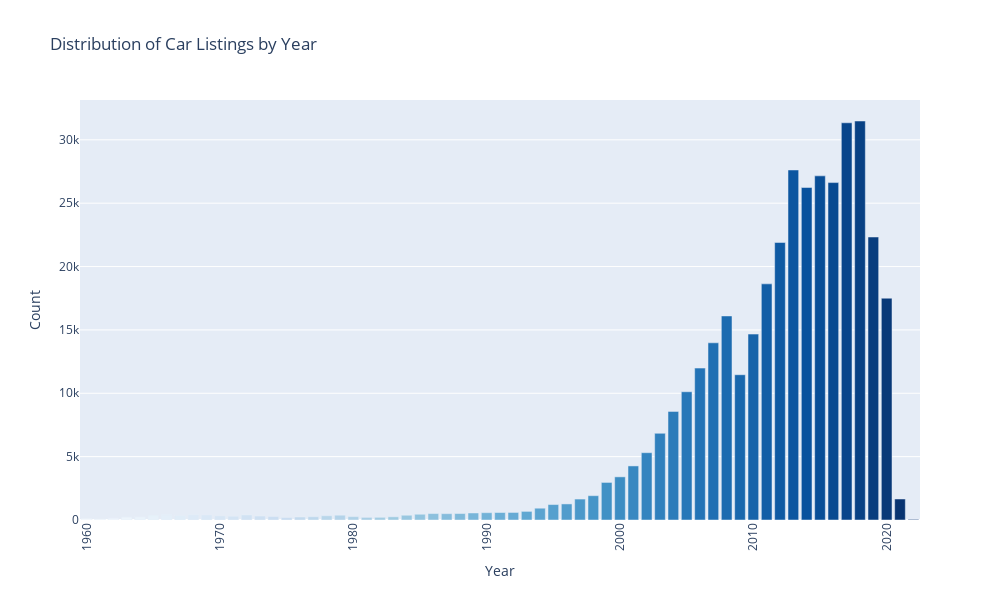

The cell this chart's notebook holds for it:
### Code cell
#Plot year value counts from 1960 till now with price range from 500 to 200,000
filtered_year_price = df[(df['year'] >= 1960) & (df['year'] <= 2025) & (df['price'] >= 500) & (df['price'] <= 200000)]

#Count occurrences of each year
year_counts = filtered_year_price['year'].value_counts().sort_index()

#Bar chart with a muted color palette
fig = px.bar(
    x=year_counts.index,
    y=year_counts.values,
    labels={'x': 'Year', 'y': 'Count'},
    title="Distribution of Car Listings by Year",
    color=year_counts.index,  # Assigning different colors per year
    color_continuous_scale="blues"  # Muted blue color scheme
)

fig.update_layout(
    xaxis=dict(tickangle=-90),
    height=600,
    width=1000,
    coloraxis_showscale=False  # Hide the color scale for a cleaner look
)

fig.show()

### Figure 1 — Plotly figure (JSON) as saved in the notebook; plotly's stock layout.template omitted (floating-point values rounded to 4 significant figures)
{"data": [{"alignmentgroup": "True", "hovertemplate": "Year=%{x}<br>Count=%{y}<br>color=%{marker.color}<extra></extra>", "legendgroup": "", "marker": {"color": [1960, 1961, 1962, 1963, 1964, 1965, 1966, 1967, 1968, 1969, 1970, 1971, 1972, 1973, 1974, 1975, 1976, 1977, 1978, 1979, 1980, 1981, 1982, 1983, 1984, 1985, 1986, 1987, 1988, 1989, 1990, 1991, 1992, 1993, 1994, 1995, 1996, 1997, 1998, 1999, 2000, 2001, 2002, 2003, 2004, 2005, 2006, 2007, 2008, 2009, 2010, 2011, 2012, 2013, 2014, 2015, 2016, 2017, 2018, 2019, 2020, 2021, 2022], "coloraxis": "coloraxis", "pattern": {"shape": ""}}, "name": "", "offsetgroup": "", "orientation": "v", "showlegend": false, "textposition": "auto", "type": "bar", "x": [1960, 1961, 1962, 1963, 1964, 1965, 1966, 1967, 1968, 1969, 1970, 1971, 1972, 1973, 1974, 1975, 1976, 1977, 1978, 1979, 1980, 1981, 1982, 1983, 1984, 1985, 1986, 1987, 1988, 1989, 1990, 1991, 1992, 1993, 1994, 1995, 1996, 1997, 1998, 1999, 2000, 2001, 2002, 2003, 2004, 2005, 2006, 2007, 2008, 2009, 2010, 2011, 2012, 2013, 2014, 2015, 2016, 2017, 2018, 2019, 2020, 2021, 2022], "xaxis": "x", "y": [106, 79, 129, 225, 261, 346, 401, 339, 416, 397, 326, 294, 399, 314, 270, 189, 237, 255, 337, 379, 264, 206, 211, 252, 376, 454, 507, 500, 511, 554, 578, 592, 595, 680, 931, 1219, 1268, 1652, 1918, 2964, 3405, 4267, 5311, 6841, 8570, 10119, 11987, 13982, 16102, 11463, 14671, 18633, 21900, 27620, 26235, 27156, 26626, 31344, 31485, 22331, 17502, 1658, 50], "yaxis": "y"}], "layout": {"barmode": "relative", "coloraxis": {"colorbar": {"title": {"text": "color"}}, "colorscale": [[0, "rgb(247,251,255)"], [0.125, "rgb(222,235,247)"], [0.25, "rgb(198,219,239)"], [0.375, "rgb(158,202,225)"], [0.5, "rgb(107,174,214)"], [0.625, "rgb(66,146,198)"], [0.75, "rgb(33,113,181)"], [0.875, "rgb(8,81,156)"], [1, "rgb(8,48,107)"]], "showscale": false}, "height": 600, "legend": {"tracegroupgap": 0}, "title": {"text": "Distribution of Car Listings by Year"}, "width": 1000, "xaxis": {"anchor": "y", "autorange": true, "domain": [0, 1], "range": [1960.0, 2022.0], "tickangle": -90, "title": {"text": "Year"}, "type": "linear"}, "yaxis": {"anchor": "x", "autorange": true, "domain": [0, 1], "range": [0, 33140.0], "title": {"text": "Count"}, "type": "linear"}}}
